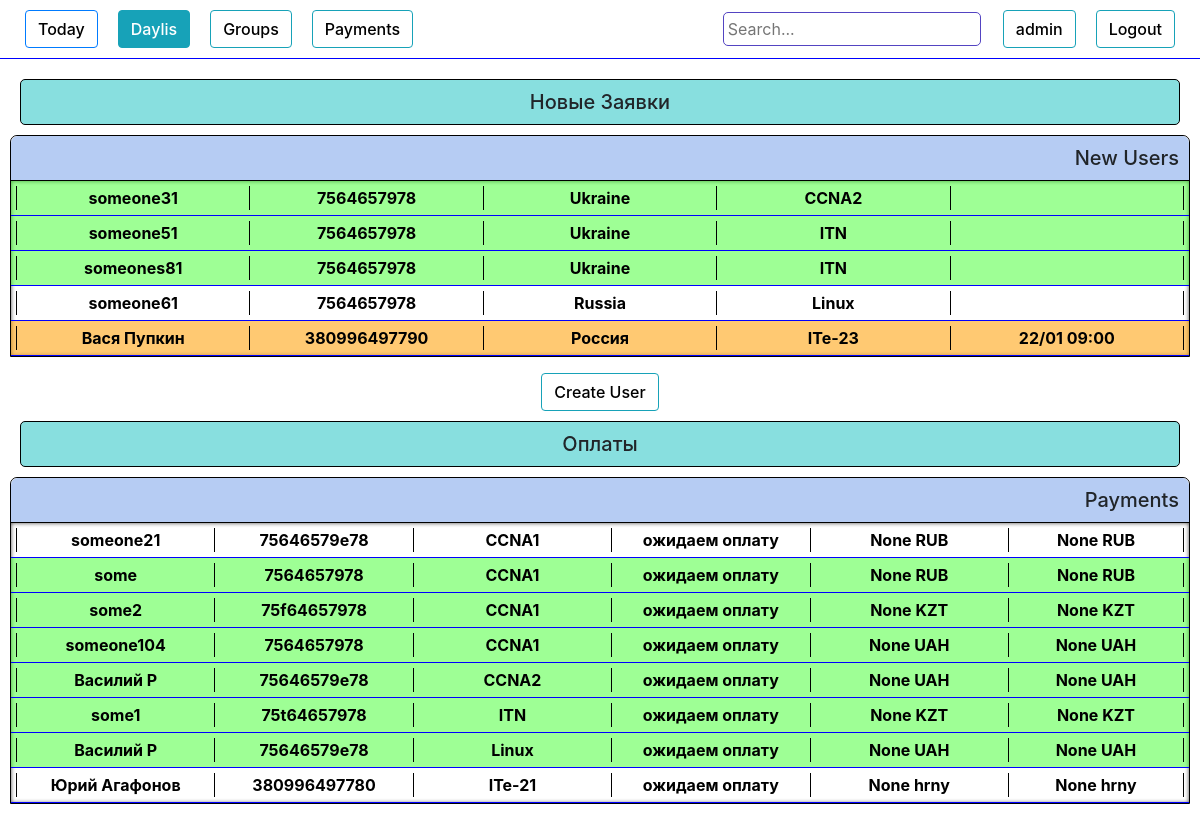
Page /staff/ (signed in) on the earlier database version.
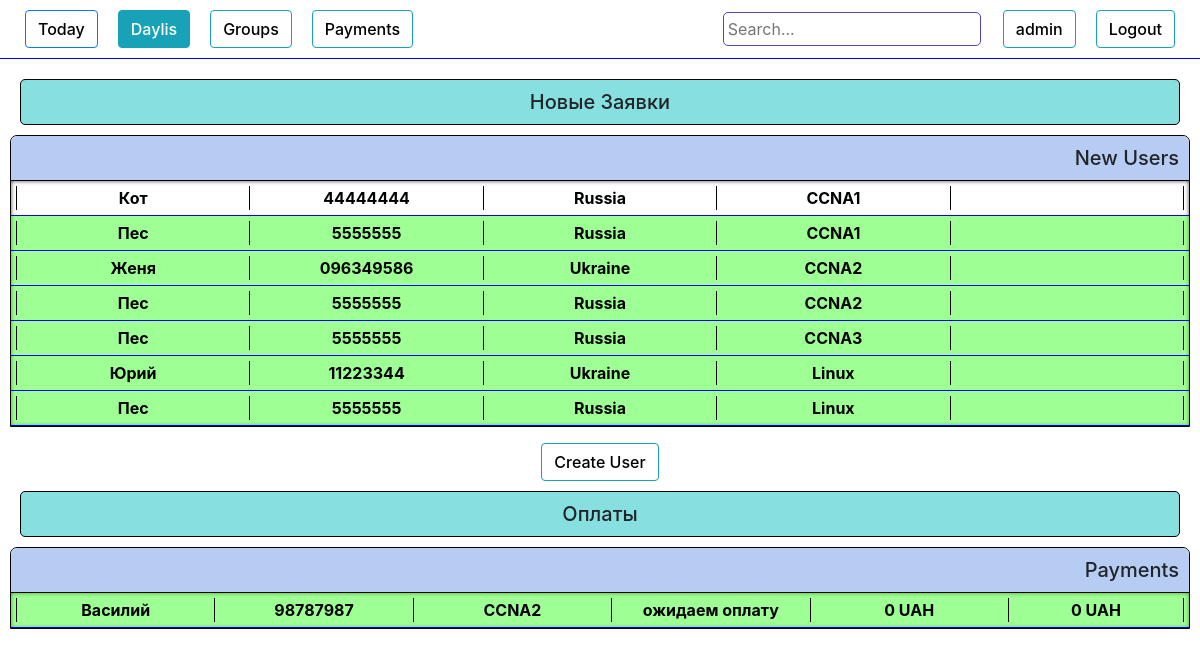
Same page on the later database version.
### authorization/models.py (models this page shows, shortened)
class Daily(models.Model):
    request_date    = models.DateTimeField(blank=True, null=True)
    name            = models.CharField(max_length=100, blank=True)
    phone           = models.CharField(max_length=100, blank=True)
    email           = models.CharField(max_length=100, blank=True)
    course          = models.CharField(max_length=100, blank=True)
    country         = models.CharField(max_length=100, blank=True)
    university      = models.CharField(max_length=100, blank=True)
    work            = models.CharField(max_length=100, blank=True)
    where_from      = models.CharField(max_length=100, blank=True)
    currency        = models.CharField(max_length=100, blank=True)
    course_price    = models.IntegerField(blank=True, null=True)
    comments        = models.TextField(blank=True)
    wishes          = models.TextField(blank=True)
    callback_time   = models.DateTimeField(blank=True, null=True)
    group           = models.ManyToManyField(Group)
    request_status  = models.CharField(max_length=100, blank=True)
    payment_history = models.TextField(blank=True)
    total_payment   = models.IntegerField(blank=True, default=0)
    payment_source  = models.CharField(max_length=100, blank=True)
    obligation      = models.IntegerField(blank=True, null=True)
    def is_not_called(self):
        if self.request_status != 'оплачено частично' and self.request_status != 'ожидаем оплату' and self.request_status != 'отказ' and self.request_status != 'оплачено':
            return True
        else:
            return False
    def call_status(self):
        if self.request_status != 'перезвонить':
            return False
        else :
            return True
    def is_called(self):
        if self.request_status == 'оплачено частично' or self.request_status == 'ожидаем оплату' or self.request_status == 'оплачено':
            return True
        else:
            return False

### authorization/views.py (the view)
# urls.py: path('staff/', views.staff, name='staff'),
@login_required
def staff(request):
    if request.method == 'POST':
        n_form = UserUpdateForm(request.POST, instance=request.user)
        if n_form.is_valid():
            n_form.save()
            messages.success(request, f'Data has been updated!')
            return redirect('staff')
        else:
            messages.warning(request, f'Something wrong, maybe this name is allready taken')
            return redirect('staff')
    else:
        n_form = UserUpdateForm(instance=request.user)
        list_items = Daily.objects.order_by('callback_time', 'email', 'course')
        table_status = False
        for item in list_items:
            if item.is_not_called():
                table_status = True
        list_payments = Daily.objects.order_by('course')
        payment_status = False
        for item in list_items:
            if item.is_called():
                payment_status = True
        context = {
        "n_form":n_form,
        "list_items":list_items,
        "table_status":table_status,
        "list_payments":list_payments,
        "payment_status":payment_status,
        }
        return render(request,"staff.html",context)

### authorization/forms.py
class UserUpdateForm(forms.ModelForm):
    class Meta:
        model = User
        fields = ['username',]

### authorization/templates/staff.html (shortened to what this page needs)
{% load crispy_forms_tags %}
<!DOCTYPE html>
<html lang="en">
<head>
    <link rel="stylesheet" href="https://stackpath.bootstrapcdn.com/bootstrap/4.4.1/css/bootstrap.min.css"> {% load staticfiles %}
    <link rel="stylesheet" href="{% static 'style.css' %}" type="text/css">
</head>
<body>
    <div class="header">
        <div class="text col-8">
            <button class="btn btn-outline-primary " type="button">
                <a href="{% url 'today_table' %}">
                    Today
                </a>
            </button>
            <button class="btn btn-outline-info active" type="button">
                <a href="{% url 'staff' %}">
                    Daylis
                </a>
            </button>
            <button class="btn btn-outline-info " type="button">
                <a href="{% url 'groups' %}">
                    Groups
                </a>
            </button>
            <button class="btn btn-outline-info " type="button">
                <a href="{% url 'groups_payments' %}">
                    Payments
                </a>
            </button>
        </div>
        <div class="settings col-4">
            <form action="{% url 'search' %}" method="get">
                <input class="search" name="q" type="text" placeholder="Search..." style="
                margin: 12px;
                /* height: 37px; */
                border-radius: 5px;
                border: 1px solid #5344c2;
                padding: 4px;
            ">
            </form>
            <button class="btn btn-outline-info" type="button" data-toggle="collapse" data-target="#InfoUpdateField" aria-expanded="false">
            {{user.username}}
            </button>
            <button class="btn btn-outline-info" type="button" data-toggle="collapse" data-target="#ConfirmationField" aria-expanded="false">
            Logout
        </button>
        </div>
    </div>
    <div class="content ">
        <div class="new_tables">
            <div class="tables_header" data-toggle="collapse" data-target="#new_tables" aria-expanded="false">
                <h5>Новые Заявки</h5>
            </div>
            {% if list_items %} {% if table_status %}
            <div class="table show" id="new_tables">
                <div class="table_header " data-toggle="collapse" data-target="#table_content" aria-expanded="false">
                    <h5>New Users</h5>
                </div>
                <div class="table_content show" id='table_content'>
                    {% for item in list_items %} {% if item.is_not_called %}
                    <div class="item" id="{{item.email}}">
                        <a href="{% url 'item_info_update' item.id %}" target="_blank" onClick="popupWin = window.open(this.href, 'Window', 'location,width=720,height=910,top=50,left=300'); popupWin.focus(); return false;">
                            <div class="item_header" data-toggle="collapse" data-target="#item_description" {% if item.call_status %} style="background-color: rgba(255, 157, 0, 0.554);" {% endif %}>
                                <table class="item_info_table" style="width:100%">
                                    <tr>
                                        <th>
                                            <div class="name">{{item.name}}</div>
                                        </th>
                                        <th>
                                            <div class="phone">{{item.phone}}</div>
                                        </th>
                                        <th>
                                            <div class="country">{{item.country}}</div>
                                        </th>
                                        <th>
                                            <div class="country">{{item.course}}</div>
                                        </th>
                                        <th>{% if item.callback_time %}
                                            <div class="callback_time">{{ item.callback_time|date:"d/m H:i" }}</div>
                                            {% endif %}</th>
                                    </tr>
                                </table>
                            </div>
                        </a>
                    </div>
                    {% endif %} {% endfor %}
                </div>
            </div>
            {% else %}
            <h3 style="text-align: center;">All done</h3>
            {% endif %} {% else %}
            <h3 style="text-align: center;">Still no tables or something wrong</h3>
            {% endif %}
        </div>
        <button class="btn btn-outline-info" style="width: fit-content; margin: 0 auto;" type="button">
            <a href="{% url 'create_daily' %}" target="_blank" onClick="popupWin = window.open(this.href, 'Window', 'location,width=500,height=600,top=200,left=300'); popupWin.focus(); return false;">
                Create User
            </a>
        </button>
        <div class="payment_tables">
            <div class="tables_header" data-toggle="collapse" data-target="#payment_tables" aria-expanded="false">
                <h5>Оплаты</h5>
            </div>
            {% if list_items %} {% if payment_status %}
            <div class="table show" id="payment_tables">
                <div class="table_header " data-toggle="collapse" data-target="#table_payments_content" aria-expanded="false">
                    <h5>Payments</h5>
                </div>
                <div class="table_content show" id='table_payments_content'>
                    {% for item in list_items %} {% if item.is_called %}
                    <div class="item" id="{{item.email}}">
                        <a href="{% url 'item_payments_update' item.id %}" target="_blank" onClick="popupWin = window.open(this.href, 'Window', 'location,width=720,height=800,top=200,left=300'); popupWin.focus(); return false;">
                            <div class="item_header" data-toggle="collapse" data-target="#item_description" {% if item.call_status %} style="background-color: rgba(255, 157, 0, 0.554);" {% endif %}>
                                <table class="item_payment_table" style="width:100%">
                                    <tr>
                                        <th>
                                            <div class="name">{{item.name}}</div>
                                        </th>
                                        <th>
                                            <div class="phone">{{item.phone}}</div>
                                        </th>
                                        <th>
                                            <div class="country">{{item.course}}</div>
                                        </th>
                                        <th>
                                            <div class="country">{{item.request_status}}</div>
                                        </th>
                                        <th>
                                            <div class="country">{{item.total_payment}} {{item.currency}}</div>
                                        </th>
                                        <th>
                                            <div class="country">{{item.obligation}} {{item.currency}}</div>
                                        </th>
                                    </tr>
                                </table>
                            </div>
                        </a>
                    </div>
                    {% endif %} {% endfor %}
                </div>
            </div>
            {% else %}
            <h3 style="text-align: center;">Nothing</h3>
            {% endif %} {% else %}
            <h3 style="text-align: center;">Still no tables or something wrong</h3>
            {% endif %}
        </div>
    </div>
</body>
</html>

### authorization/static/style.css (style rules this page uses)
a { color: black; font-weight: 500; }
.header { display: flex; justify-content: space-between; border-bottom: solid 1px blue; }
.text { margin: 0; display: flex; align-items: center; }
.settings { display: flex; justify-content: flex-end; }
.btn { margin: 10px; color: black; font-weight: 500; }
.active a { color: white; }
.content { display: flex; justify-content: center; flex-direction: column; margin: 10px; }
.tables_header { background-color: rgb(136, 223, 223); text-align: center; border: black 1px solid; margin: 10px; border-radius: 5px; cursor: pointer; }
.tables_header h5 { margin: 10px; }
.table { border: rgb(0, 0, 0) 1px solid; border-radius: 7px 7px 0 0; }
.table_content { box-shadow: inset 0 0 4px 0px rgb(73, 71, 71); overflow: auto; }
.table_header { display: flex; justify-content: flex-end; background-color: rgb(182, 204, 243); border-bottom: rgb(0, 0, 0) 1px solid; border-radius: 7px 7px 0 0; cursor: pointer; }
.table_header h5 { margin: 10px; }
.item_header, .item_description { border-bottom: 1px solid blue; padding: 5px; overflow: auto; }
.item_header { display: flex; justify-content: space-around; font-weight: 500; }
.table th { border-top: 0; padding: 0; text-align: center; }
th { border: 1px solid black; border-bottom: 0; border-top: 0; }
.item_info_table th { width: 20%; overflow: auto; }
.item_payment_table th { width: 17%; overflow: auto; }

Differences in the rows shown:
removed Daily: name "someone31", phone "7564657978", country "Ukraine", course "CCNA2", shown under "New Users"
removed Daily: name "someone51", phone "7564657978", country "Ukraine", course "ITN", shown under "New Users"
removed Daily: name "someones81", phone "7564657978", country "Ukraine", course "ITN", shown under "New Users"
removed Daily: name "someone61", phone "7564657978", country "Russia", course "Linux", email "guigiyug@mail" (drawn), shown under "New Users"
removed Daily: name "Вася Пупкин", phone "380996497790", country "Роcсия", course "ITe-23", callback_time "22/01 09:00", request_status "перезвонить" (drawn), shown under "New Users"
removed Daily: name "someone21", phone "75646579e78", course "CCNA1", request_status "ожидаем оплату", total_payment "None", currency "RUB", obligation "None", email "guigiug@m3ail" (drawn), shown under "Payments"
removed Daily: name "some", phone "7564657978", course "CCNA1", request_status "ожидаем оплату", total_payment "None", currency "RUB", obligation "None", shown under "Payments"
removed Daily: name "some2", phone "75f64657978", course "CCNA1", request_status "ожидаем оплату", total_payment "None", currency "KZT", obligation "None", shown under "Payments"
removed Daily: name "someone104", phone "7564657978", course "CCNA1", request_status "ожидаем оплату", total_payment "None", currency "UAH", obligation "None", shown under "Payments"
removed Daily: name "Василий Р", phone "75646579e78", course "CCNA2", request_status "ожидаем оплату", total_payment "None", currency "UAH", obligation "None", shown under "Payments"
removed Daily: name "some1", phone "75t64657978", course "ITN", request_status "ожидаем оплату", total_payment "None", currency "KZT", obligation "None", shown under "Payments"
removed Daily: name "Василий Р", phone "75646579e78", course "Linux", request_status "ожидаем оплату", total_payment "None", currency "UAH", obligation "None", shown under "Payments"
removed Daily: name "Юрий Агафонов", phone "380996497780", course "ITe-21", request_status "ожидаем оплату", total_payment "None", currency "hrny", obligation "None", shown under "Payments"
added Daily: name "Кот", phone "44444444", country "Russia", course "CCNA1", email "guigiug@m3ail" (drawn), shown under "New Users"
added Daily: name "Пес", phone "5555555", country "Russia", course "CCNA1", shown under "New Users"
added Daily: name "Женя", phone "096349586", country "Ukraine", course "CCNA2", shown under "New Users"
added Daily: name "Пес", phone "5555555", country "Russia", course "CCNA2", shown under "New Users"
added Daily: name "Пес", phone "5555555", country "Russia", course "CCNA3", shown under "New Users"
added Daily: name "Юрий", phone "11223344", country "Ukraine", course "Linux", shown under "New Users"
added Daily: name "Пес", phone "5555555", country "Russia", course "Linux", shown under "New Users"
added Daily: name "Василий", phone "98787987", course "CCNA2", request_status "ожидаем оплату", total_payment "0", currency "UAH", obligation "0", shown under "Payments"
